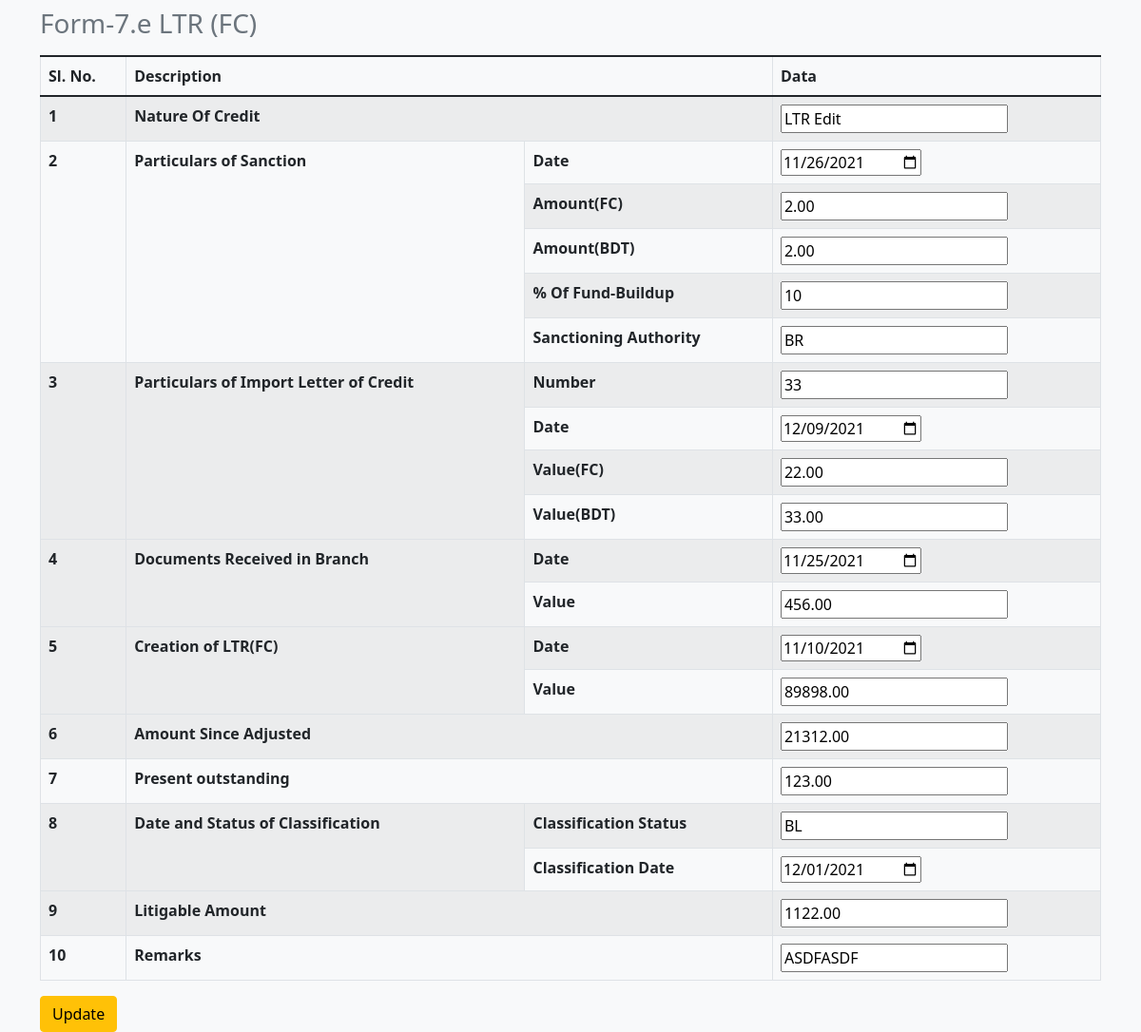
Page /index.php/welcome/table7e_update/1 on the committed database.
### tables this page shows
CREATE TABLE `form7e` (
  `form7e_id` int(11) NOT NULL,
  `form7e_natureOfCredit` varchar(100) DEFAULT NULL,
  `form7e_sanctionDate` date DEFAULT NULL,
  `form7e_sanctionAmountFc` decimal(15,2) DEFAULT NULL,
  `form7e_sanctionAmountBdt` decimal(15,2) DEFAULT NULL,
  `form7e_fundBuildupPercentage` int(11) NOT NULL,
  `form7e_sanctioningAuthority` varchar(100) DEFAULT NULL,
  `form7e_importLcNo` varchar(50) DEFAULT NULL,
  `form7e_importLcDate` date DEFAULT NULL,
  `form7e_importLcValueFc` decimal(15,2) DEFAULT NULL,
  `form7e_importLcValueBdt` decimal(15,2) DEFAULT NULL,
  `form7e_documentRecdiveDate` date DEFAULT NULL,
  `form7e_documentValue` decimal(15,2) DEFAULT NULL,
  `form7e_LtrCreationDate` date DEFAULT NULL,
  `form7e_LtrCreationValue` decimal(15,2) DEFAULT NULL,
  `form7e_amountAdjusted` decimal(15,2) DEFAULT NULL,
  `form7e_presentOutstanding` decimal(15,2) DEFAULT NULL,
  `form7e_classificationStatus` varchar(15) DEFAULT NULL,
  `form7e_classificationDate` date DEFAULT NULL,
  `form7e_litigableAmount` decimal(15,2) DEFAULT NULL,
  `form7e_remarks` varchar(100) DEFAULT NULL
);

### application/controllers/Welcome.php (called while the page is built, shortened)
<?php
class Welcome extends CI_Controller
{
	public function table7e_update($id)
	{
		if (isset($_POST['update7e'])) {
			$this->Model_7e->update_7e($id);
			$this->session->set_flashdata('message_name', 'This is my message-Data Updated Successfully');
			redirect("welcome/table7e", 'refresh');
		} else {
			$data['existingData'] = $this->Model_7e->get_data_by_id($id);
			$this->load->view('7e/Form-7e_update.php', $data);
		}
	}
}

### index.php (called while the page is built, shortened)
<?php
require_once BASEPATH.'core/CodeIgniter.php';

### application/models/model_7e.php (called while the page is built, shortened)
<?php defined('BASEPATH') or exit('No direct script access allowed');
class Model_7e extends CI_Model
{
    public function get_data_by_id($id)
    {
        $query = $this->db->get_where('form7e', array('form7e_id' => $id));
        $existingData = $query->result_array();
        return $existingData[0];
    }
}

### application/views/7e/Form-7e_update.php (the view, shortened to what this page needs)
<!DOCTYPE html>
<html lang="en">
<head>
    <link href="https://cdn.jsdelivr.net/npm/bootstrap@5.1.3/dist/css/bootstrap.min.css" rel="stylesheet">
</head>
<body class="container bg-light">
    <form action="<?php echo base_url(); ?>index.php/welcome/table7e_update/<?php echo $existingData['form7e_id']; ?>" method="post">
        <table class="table table-bordered table-striped caption-top">
            <caption>
                <h3>Form-7.e LTR (FC)</h3>
            </caption>
            <thead>
                <tr colspan="2">
                    <th>Sl. No.</th>
                    <th colspan="2">Description</th>
                    <th>Data</th>
                </tr>
            </thead>
            <tbody>
                <tr>
                    <th>1</th>
                    <th colspan="2">Nature Of Credit</th>
                    <td>
                        <input value="<?php echo $existingData['form7e_natureOfCredit']; ?>" type="text" name="form7e_natureOfCredit" id="form7e_natureOfCredit" />
                    </td>
                </tr>
                <tr>
                    <th rowspan="5">2</th>
                    <th rowspan="5">Particulars of Sanction</th>
                    <th>Date</th>
                    <td>
                        <input value="<?php echo $existingData['form7e_sanctionDate']; ?>" type="date" name="form7e_sanctionDate" id="form7e_sanctionDate" />
                    </td>
                </tr>
                <tr>
                    <th>Amount(FC)</th>
                    <td>
                        <input value="<?php echo $existingData['form7e_sanctionAmountFc']; ?>" type="text" name="form7e_sanctionAmountFc" id="form7e_sanctionAmountFc" />
                    </td>
                </tr>
                <tr>
                    <th>Amount(BDT)</th>
                    <td>
                        <input value="<?php echo $existingData['form7e_sanctionAmountBdt']; ?>" type="text" name="form7e_sanctionAmountBdt" id="form7e_sanctionAmountBdt" />
                    </td>
                </tr>
                <tr>
                    <th>% Of Fund-Buildup</th>
                    <td>
                        <input value="<?php echo $existingData['form7e_fundBuildupPercentage']; ?>" type="text" name="form7e_fundBuildupPercentage" id="form7e_fundBuildupPercentage" />
                    </td>
                </tr>
                <tr>
                    <th>Sanctioning Authority</th>
                    <td>
                        <input value="<?php echo $existingData['form7e_sanctioningAuthority']; ?>" type="text" name="form7e_sanctioningAuthority" id="form7e_sanctioningAuthority" />
                    </td>
                </tr>
                <tr>
                    <th rowspan="4">3</th>
                    <th rowspan="4">Particulars of Import Letter of Credit</th>
                    <th>Number</th>
                    <td>
                        <input value="<?php echo $existingData['form7e_importLcNo']; ?>" type="text" name="form7e_importLcNo" id="form7e_importLcNo" />
                    </td>
                </tr>
                <tr>
                    <th>Date</th>
                    <td>
                        <input value="<?php echo $existingData['form7e_importLcDate']; ?>" type="date" name="form7e_importLcDate" id="form7e_importLcDate" />
                    </td>
                </tr>
                <tr>
                    <th>Value(FC)</th>
                    <td>
                        <input value="<?php echo $existingData['form7e_importLcValueFc']; ?>" type="text" name="form7e_importLcValueFc" id="form7e_importLcValueFc" />
                    </td>
                </tr>
                <tr>
                    <th>Value(BDT)</th>
                    <td>
                        <input value="<?php echo $existingData['form7e_importLcValueBdt']; ?>" type="text" name="form7e_importLcValueBdt" id="form7e_importLcValueBdt" />
                    </td>
                </tr>
                <tr>
                    <th rowspan="2">4</th>
                    <th rowspan="2">Documents Received in Branch</th>
                    <th>Date</th>
                    <td>
                        <input value="<?php echo $existingData['form7e_documentRecdiveDate']; ?>" type="date" name="form7e_documentRecdiveDate" id="form7e_documentRecdiveDate" />
                    </td>
                </tr>
                <tr>
                    <th>Value</th>
                    <td>
                        <input value="<?php echo $existingData['form7e_documentValue']; ?>" type="text" name="form7e_documentValue" id="form7e_documentValue" />
                    </td>
                </tr>
                <tr>
                    <th rowspan="2">5</th>
                    <th rowspan="2">Creation of LTR(FC)</th>
                    <th>Date</th>
                    <td>
                        <input value="<?php echo $existingData['form7e_LtrCreationDate']; ?>" type="date" name="form7e_LtrCreationDate" id="form7e_LtrCreationDate" />
                    </td>
                </tr>
                <tr>
                    <th>Value</th>
                    <td>
                        <input value="<?php echo $existingData['form7e_LtrCreationValue']; ?>" type="text" name="form7e_LtrCreationValue" id="form7e_LtrCreationValue" />
                    </td>
                </tr>
                <tr>
                    <th>6</th>
                    <th colspan="2">Amount Since Adjusted</th>
                    <td>
                        <input value="<?php echo $existingData['form7e_amountAdjusted']; ?>" type="text" name="form7e_amountAdjusted" id="form7e_amountAdjusted" />
                    </td>
                </tr>
                <tr>
                    <th>7</th>
                    <th colspan="2">Present outstanding</th>
                    <td>
                        <input value="<?php echo $existingData['form7e_presentOutstanding']; ?>" type="text" name="form7e_presentOutstanding" id="form7e_presentOutstanding" />
                    </td>
                </tr>
                <tr>
                    <th rowspan="2">8</th>
                    <th rowspan="2">Date and Status of Classification</th>
                    <th>Classification Status</th>
                    <td>
                        <input value="<?php echo $existingData['form7e_classificationStatus']; ?>" type="text" name="form7e_classificationStatus" id="form7e_classificationStatus" />
                    </td>
                </tr>
                <tr>
                    <th>Classification Date</th>
                    <td>
                        <input value="<?php echo $existingData['form7e_classificationDate']; ?>" type="date" name="form7e_classificationDate" id="form7e_classificationDate" />
                    </td>
                </tr>
                <tr>
                    <th>9</th>
                    <th colspan="2">Litigable Amount</th>
                    <td>
                        <input value="<?php echo $existingData['form7e_litigableAmount']; ?>" type="text" name="form7e_litigableAmount" id="form7e_litigableAmount" />
                    </td>
                </tr>
                <tr>
                    <th>10</th>
                    <th colspan="2">Remarks</th>
                    <td>
                        <input value="<?php echo $existingData['form7e_remarks']; ?>" type="text" name="form7e_remarks" id="form7e_remarks" />
                    </td>
                </tr>
            </tbody>
        </table>
        <input type="submit" name="update7e" value="Update" class="btn btn-warning btn-block" />
    </form>
</body>
</html>

### rows in the picture
form7e: form7e_natureOfCredit "LTR Edit", form7e_sanctionDate "11/26/2021", form7e_sanctionAmountFc "2.00", form7e_sanctionAmountBdt "2.00", form7e_fundBuildupPercentage "10", form7e_sanctioningAuthority "BR", form7e_importLcNo "33", form7e_importLcDate "12/09/2021", form7e_importLcValueFc "22.00", form7e_importLcValueBdt "33.00", form7e_documentRecdiveDate "11/25/2021", form7e_documentValue "456.00", form7e_LtrCreationDate "11/10/2021", form7e_LtrCreationValue "89898.00", form7e_amountAdjusted "21312.00", form7e_presentOutstanding "123.00", form7e_classificationStatus "BL", form7e_classificationDate "12/01/2021", form7e_litigableAmount "1122.00", form7e_remarks "ASDFASDF"
